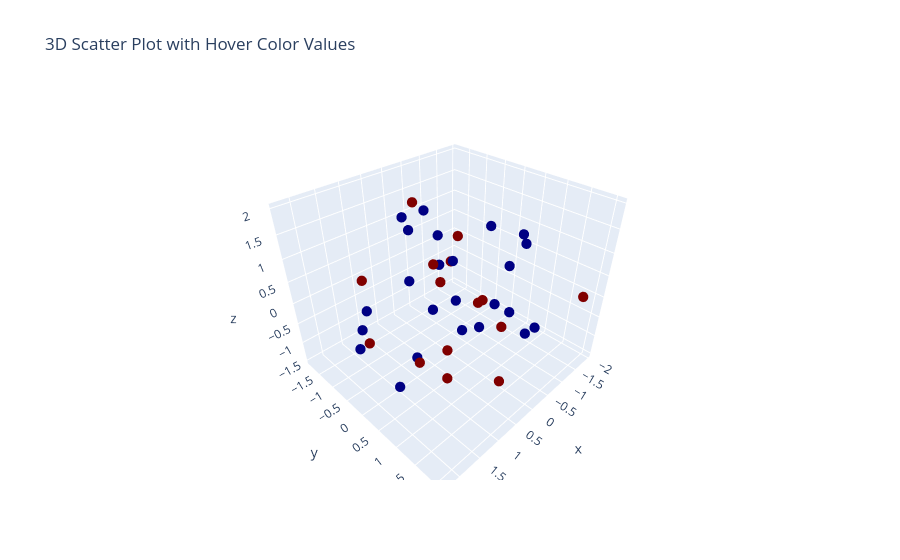

This figure's notebook cell:
### Code cell
pca_3d = PCA(n_components=3)
projected_3d = pca_3d.fit_transform(weights_finish)
plot_data(projected_3d.T, loss_finish)
